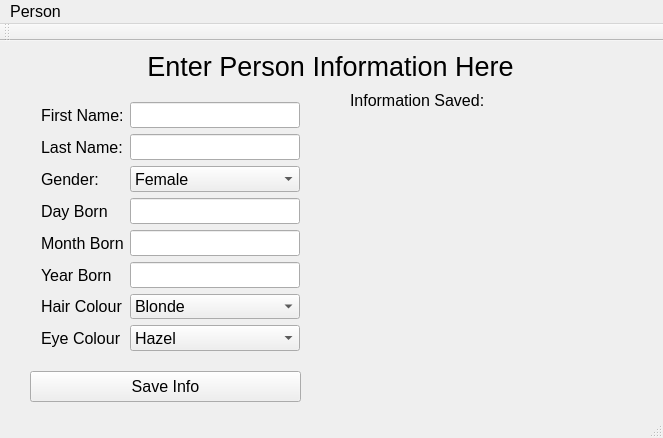
<?xml version="1.0" encoding="UTF-8"?>
<ui version="4.0">
 <class>MainWindow</class>
 <widget class="QMainWindow" name="MainWindow">
  <property name="geometry">
   <rect>
    <x>0</x>
    <y>0</y>
    <width>663</width>
    <height>438</height>
   </rect>
  </property>
  <property name="maximumSize">
   <size>
    <width>800</width>
    <height>800</height>
   </size>
  </property>
  <property name="font">
   <font>
    <pointsize>12</pointsize>
   </font>
  </property>
  <property name="windowTitle">
   <string>MainWindow</string>
  </property>
  <widget class="QWidget" name="centralWidget">
   <widget class="QLabel" name="personTitle">
    <property name="geometry">
     <rect>
      <x>20</x>
      <y>10</y>
      <width>621</width>
      <height>33</height>
     </rect>
    </property>
    <property name="font">
     <font>
      <pointsize>20</pointsize>
     </font>
    </property>
    <property name="text">
     <string>Enter Person Information Here</string>
    </property>
    <property name="alignment">
     <set>Qt::AlignHCenter|Qt::AlignTop</set>
    </property>
   </widget>
   <widget class="QWidget" name="formLayoutWidget">
    <property name="geometry">
     <rect>
      <x>30</x>
      <y>50</y>
      <width>281</width>
      <height>271</height>
     </rect>
    </property>
    <layout class="QFormLayout" name="formLayout">
     <property name="fieldGrowthPolicy">
      <enum>QFormLayout::AllNonFixedFieldsGrow</enum>
     </property>
     <item row="0" column="0">
      <widget class="QLabel" name="firstNameLabel">
       <property name="text">
        <string>First Name:</string>
       </property>
      </widget>
     </item>
     <item row="0" column="1">
      <widget class="QLineEdit" name="firstNameLineEdit"/>
     </item>
     <item row="1" column="0">
      <widget class="QLabel" name="lastNameLabel">
       <property name="text">
        <string>Last Name:</string>
       </property>
      </widget>
     </item>
     <item row="1" column="1">
      <widget class="QLineEdit" name="lastNameLineEdit"/>
     </item>
     <item row="2" column="0">
      <widget class="QLabel" name="genderLabel">
       <property name="text">
        <string>Gender:</string>
       </property>
      </widget>
     </item>
     <item row="2" column="1">
      <widget class="QComboBox" name="genderComboBox">
       <item>
        <property name="text">
         <string>Female</string>
        </property>
       </item>
       <item>
        <property name="text">
         <string>Male</string>
        </property>
       </item>
      </widget>
     </item>
     <item row="3" column="0">
      <widget class="QLabel" name="dayBornLabel">
       <property name="text">
        <string>Day Born</string>
       </property>
      </widget>
     </item>
     <item row="4" column="0">
      <widget class="QLabel" name="monthBornLabel">
       <property name="text">
        <string>Month Born</string>
       </property>
      </widget>
     </item>
     <item row="6" column="0">
      <widget class="QLabel" name="hairColourLabel">
       <property name="text">
        <string>Hair Colour</string>
       </property>
      </widget>
     </item>
     <item row="6" column="1">
      <widget class="QComboBox" name="hairColourComboBox">
       <item>
        <property name="text">
         <string>Blonde</string>
        </property>
       </item>
       <item>
        <property name="text">
         <string>Black</string>
        </property>
       </item>
       <item>
        <property name="text">
         <string>Brown</string>
        </property>
       </item>
       <item>
        <property name="text">
         <string>Red</string>
        </property>
       </item>
       <item>
        <property name="text">
         <string>Ginger</string>
        </property>
       </item>
      </widget>
     </item>
     <item row="7" column="0">
      <widget class="QLabel" name="eyeColourLabel">
       <property name="text">
        <string>Eye Colour</string>
       </property>
      </widget>
     </item>
     <item row="7" column="1">
      <widget class="QComboBox" name="eyeColourComboBox">
       <item>
        <property name="text">
         <string>Hazel</string>
        </property>
       </item>
       <item>
        <property name="text">
         <string>Brown</string>
        </property>
       </item>
       <item>
        <property name="text">
         <string>Grey</string>
        </property>
       </item>
       <item>
        <property name="text">
         <string>Blue</string>
        </property>
       </item>
       <item>
        <property name="text">
         <string>Green</string>
        </property>
       </item>
      </widget>
     </item>
     <item row="5" column="0">
      <widget class="QLabel" name="yearBornLabel">
       <property name="text">
        <string>Year Born</string>
       </property>
      </widget>
     </item>
     <item row="3" column="1">
      <widget class="QLineEdit" name="dayBornLineEdit"/>
     </item>
     <item row="4" column="1">
      <widget class="QLineEdit" name="monthBornLineEdit"/>
     </item>
     <item row="5" column="1">
      <widget class="QLineEdit" name="yearBornLineEdit"/>
     </item>
    </layout>
   </widget>
   <widget class="QLabel" name="infoLabel">
    <property name="geometry">
     <rect>
      <x>350</x>
      <y>50</y>
      <width>281</width>
      <height>271</height>
     </rect>
    </property>
    <property name="text">
     <string>Information Saved:</string>
    </property>
    <property name="alignment">
     <set>Qt::AlignLeading|Qt::AlignLeft|Qt::AlignTop</set>
    </property>
   </widget>
   <widget class="QPushButton" name="saveInfoButton">
    <property name="geometry">
     <rect>
      <x>30</x>
      <y>330</y>
      <width>271</width>
      <height>31</height>
     </rect>
    </property>
    <property name="text">
     <string>Save Info</string>
    </property>
   </widget>
  </widget>
  <widget class="QMenuBar" name="menuBar">
   <property name="geometry">
    <rect>
     <x>0</x>
     <y>0</y>
     <width>663</width>
     <height>27</height>
    </rect>
   </property>
   <widget class="QMenu" name="menuPerson">
    <property name="title">
     <string>Person</string>
    </property>
   </widget>
   <addaction name="menuPerson"/>
  </widget>
  <widget class="QToolBar" name="mainToolBar">
   <attribute name="toolBarArea">
    <enum>TopToolBarArea</enum>
   </attribute>
   <attribute name="toolBarBreak">
    <bool>false</bool>
   </attribute>
  </widget>
  <widget class="QStatusBar" name="statusBar"/>
 </widget>
 <layoutdefault spacing="6" margin="11"/>
 <resources/>
 <connections/>
</ui>
